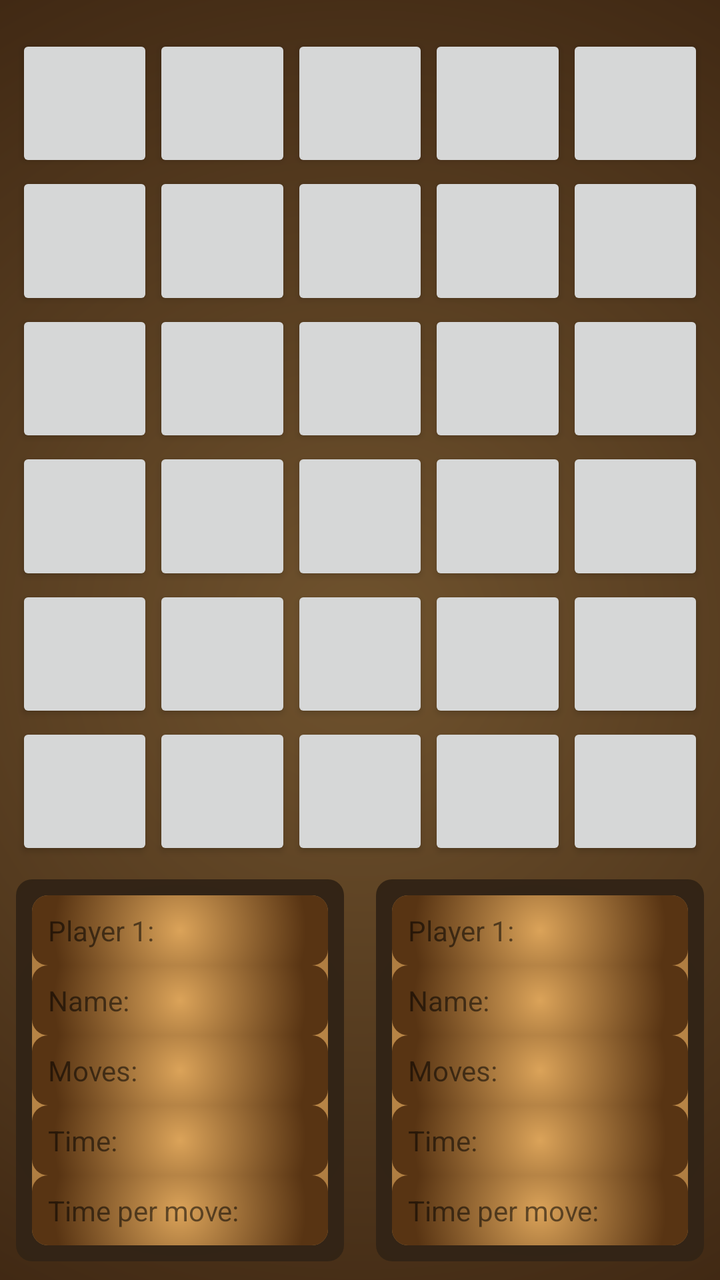
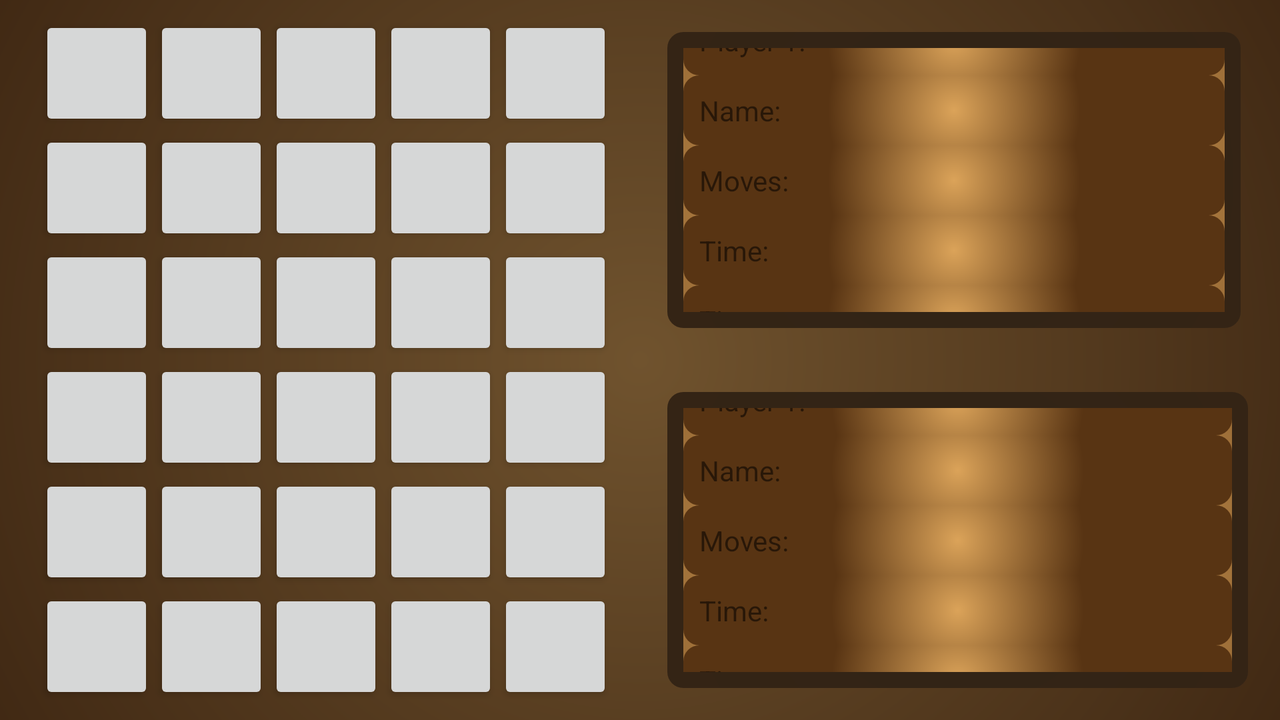

The same Android screen from two of the app's own layout files: first res/layout/ as a phone draws it, then the repository's variant for another configuration, drawn on a device whose configuration selects that folder. Both files follow.
<!-- AndroidManifest.xml: application theme AppTheme -->
<!-- res/layout/activity_main.xml -->
<?xml version="1.0" encoding="utf-8"?>
<androidx.constraintlayout.widget.ConstraintLayout
    xmlns:android="http://schemas.android.com/apk/res/android"
    xmlns:app="http://schemas.android.com/apk/res-auto"
    xmlns:tools="http://schemas.android.com/tools"
    style="@style/app_background"
    android:layout_width="match_parent"
    android:layout_height="match_parent"
    tools:context=".MainActivity">

    <include
        android:id="@+id/board"
        layout="@layout/game_board"
        android:layout_width="0dp"
        android:layout_height="0dp"
        android:layout_marginTop="@dimen/default_margin"
        app:layout_constraintBottom_toTopOf="@id/player1"
        android:layout_marginStart="@dimen/small_margin"
        android:layout_marginEnd="@dimen/small_margin"
        app:layout_constraintDimensionRatio="5:6"
        app:layout_constraintEnd_toEndOf="parent"
        app:layout_constraintHorizontal_bias="0.0"
        app:layout_constraintStart_toStartOf="parent"
        app:layout_constraintTop_toTopOf="parent" />

    <include
        android:id="@+id/player1"
        layout="@layout/player_stats"
        android:layout_width="0dp"
        android:layout_height="wrap_content"
        android:layout_marginStart="@dimen/small_margin"
        android:layout_marginTop="@dimen/small_margin"
        android:layout_marginEnd="@dimen/small_margin"
        android:layout_marginBottom="@dimen/small_margin"
        app:layout_constraintEnd_toStartOf="@id/player2"
        app:layout_constraintStart_toStartOf="parent"
        app:layout_constraintTop_toBottomOf="@+id/board"
        app:layout_constraintBottom_toBottomOf="parent"/>

    <include
        android:id="@+id/player2"
        layout="@layout/player_stats"
        android:layout_width="0dp"
        android:layout_height="wrap_content"
        android:layout_marginStart="@dimen/small_margin"
        android:layout_marginTop="@dimen/small_margin"
        android:layout_marginEnd="@dimen/small_margin"
        android:layout_marginBottom="@dimen/small_margin"
        app:layout_constraintBottom_toBottomOf="@id/player1"
        app:layout_constraintEnd_toEndOf="parent"
        app:layout_constraintStart_toEndOf="@+id/player1"
        app:layout_constraintTop_toTopOf="@id/player1" />
</androidx.constraintlayout.widget.ConstraintLayout>
<!-- res/layout/game_board.xml (included above) -->
<?xml version="1.0" encoding="utf-8"?>
<androidx.constraintlayout.widget.ConstraintLayout xmlns:app="http://schemas.android.com/apk/res-auto"
    xmlns:android="http://schemas.android.com/apk/res/android"
    android:layout_height="match_parent"
    android:layout_width="match_parent">

    <Button
        android:id="@+id/btn_5A"
        android:layout_width="0dp"
        android:layout_height="0dp"
        android:layout_marginStart="0dp"
        android:layout_marginTop="0dp"
        app:layout_constraintBottom_toTopOf="@+id/btn_4A"
        app:layout_constraintDimensionRatio="1:1"
        app:layout_constraintEnd_toStartOf="@+id/btn_5B"
        app:layout_constraintHorizontal_bias="0.5"
        app:layout_constraintStart_toStartOf="parent"
        app:layout_constraintTop_toTopOf="parent" />

    <Button
        android:id="@+id/btn_5B"
        android:layout_width="0dp"
        android:layout_height="0dp"
        android:layout_marginTop="0dp"
        app:layout_constraintBottom_toTopOf="@+id/btn_4B"
        app:layout_constraintDimensionRatio="1:1"
        app:layout_constraintEnd_toStartOf="@+id/btn_5C"
        app:layout_constraintHorizontal_bias="0.5"
        app:layout_constraintStart_toEndOf="@+id/btn_5A"
        app:layout_constraintTop_toTopOf="parent" />

    <Button
        android:id="@+id/btn_5C"
        android:layout_width="0dp"
        android:layout_height="0dp"
        android:layout_marginTop="0dp"
        app:layout_constraintBottom_toTopOf="@+id/btn_4C"
        app:layout_constraintDimensionRatio="1:1"
        app:layout_constraintEnd_toStartOf="@+id/btn_5D"
        app:layout_constraintHorizontal_bias="0.5"
        app:layout_constraintStart_toEndOf="@+id/btn_5B"
        app:layout_constraintTop_toTopOf="parent" />

    <Button
        android:id="@+id/btn_5D"
        android:layout_width="0dp"
        android:layout_height="0dp"
        android:layout_marginTop="0dp"
        app:layout_constraintBottom_toTopOf="@+id/btn_4D"
        app:layout_constraintDimensionRatio="1:1"
        app:layout_constraintEnd_toStartOf="@+id/btn_5E"
        app:layout_constraintHorizontal_bias="0.5"
        app:layout_constraintStart_toEndOf="@+id/btn_5C"
        app:layout_constraintTop_toTopOf="parent" />

    <Button
        android:id="@+id/btn_5E"
        android:layout_width="0dp"
        android:layout_height="0dp"
        android:layout_marginTop="0dp"
        android:layout_marginEnd="0dp"
        app:layout_constraintBottom_toTopOf="@+id/btn_4F"
        app:layout_constraintDimensionRatio="1:1"
        app:layout_constraintEnd_toEndOf="parent"
        app:layout_constraintHorizontal_bias="0.5"
        app:layout_constraintStart_toEndOf="@+id/btn_5D"
        app:layout_constraintTop_toTopOf="parent" />

    <Button
        android:id="@+id/btn_4A"
        android:layout_width="0dp"
        android:layout_height="0dp"
        android:layout_marginStart="0dp"
        app:layout_constraintBottom_toTopOf="@+id/btn_3A"
        app:layout_constraintDimensionRatio="1:1"
        app:layout_constraintEnd_toStartOf="@+id/btn_4B"
        app:layout_constraintHorizontal_bias="0.5"
        app:layout_constraintStart_toStartOf="parent"
        app:layout_constraintTop_toBottomOf="@+id/btn_5A" />

    <Button
        android:id="@+id/btn_4B"
        android:layout_width="0dp"
        android:layout_height="0dp"
        app:layout_constraintBottom_toTopOf="@+id/btn_3B"
        app:layout_constraintDimensionRatio="1:1"
        app:layout_constraintEnd_toStartOf="@+id/btn_4C"
        app:layout_constraintHorizontal_bias="0.5"
        app:layout_constraintStart_toEndOf="@+id/btn_4A"
        app:layout_constraintTop_toBottomOf="@+id/btn_5B" />

    <Button
        android:id="@+id/btn_4C"
        android:layout_width="0dp"
        android:layout_height="0dp"
        app:layout_constraintBottom_toTopOf="@+id/btn_3C"
        app:layout_constraintDimensionRatio="1:1"
        app:layout_constraintEnd_toStartOf="@+id/btn_4D"
        app:layout_constraintHorizontal_bias="0.5"
        app:layout_constraintStart_toEndOf="@+id/btn_4B"
        app:layout_constraintTop_toBottomOf="@+id/btn_5C" />

    <Button
        android:id="@+id/btn_4D"
        android:layout_width="0dp"
        android:layout_height="0dp"
        app:layout_constraintBottom_toTopOf="@+id/btn_3D"
        app:layout_constraintDimensionRatio="1:1"
        app:layout_constraintEnd_toStartOf="@+id/btn_4F"
        app:layout_constraintHorizontal_bias="0.5"
        app:layout_constraintStart_toEndOf="@+id/btn_4C"
        app:layout_constraintTop_toBottomOf="@+id/btn_5D" />

    <Button
        android:id="@+id/btn_4F"
        android:layout_width="0dp"
        android:layout_height="0dp"
        android:layout_marginEnd="0dp"
        app:layout_constraintBottom_toTopOf="@+id/btn_3E"
        app:layout_constraintDimensionRatio="1:1"
        app:layout_constraintEnd_toEndOf="parent"
        app:layout_constraintHorizontal_bias="0.5"
        app:layout_constraintStart_toEndOf="@+id/btn_4D"
        app:layout_constraintTop_toBottomOf="@+id/btn_5E" />

    <Button
        android:id="@+id/btn_3A"
        android:layout_width="0dp"
        android:layout_height="0dp"
        android:layout_marginStart="0dp"
        app:layout_constraintBottom_toTopOf="@+id/btn_2A"
        app:layout_constraintDimensionRatio="1:1"
        app:layout_constraintEnd_toStartOf="@+id/btn_3B"
        app:layout_constraintHorizontal_bias="0.5"
        app:layout_constraintStart_toStartOf="parent"
        app:layout_constraintTop_toBottomOf="@+id/btn_4A" />

    <Button
        android:id="@+id/btn_3B"
        android:layout_width="0dp"
        android:layout_height="0dp"
        app:layout_constraintBottom_toTopOf="@+id/btn_2B"
        app:layout_constraintDimensionRatio="1:1"
        app:layout_constraintEnd_toStartOf="@+id/btn_3C"
        app:layout_constraintHorizontal_bias="0.5"
        app:layout_constraintStart_toEndOf="@+id/btn_3A"
        app:layout_constraintTop_toBottomOf="@+id/btn_4B" />

    <Button
        android:id="@+id/btn_3C"
        android:layout_width="0dp"
        android:layout_height="0dp"
        app:layout_constraintBottom_toTopOf="@+id/btn_2C"
        app:layout_constraintDimensionRatio="1:1"
        app:layout_constraintEnd_toStartOf="@+id/btn_3D"
        app:layout_constraintHorizontal_bias="0.5"
        app:layout_constraintStart_toEndOf="@+id/btn_3B"
        app:layout_constraintTop_toBottomOf="@+id/btn_4C" />

    <Button
        android:id="@+id/btn_3D"
        android:layout_width="0dp"
        android:layout_height="0dp"
        app:layout_constraintBottom_toTopOf="@+id/btn_2D"
        app:layout_constraintDimensionRatio="1:1"
        app:layout_constraintEnd_toStartOf="@+id/btn_3E"
        app:layout_constraintHorizontal_bias="0.5"
        app:layout_constraintStart_toEndOf="@+id/btn_3C"
        app:layout_constraintTop_toBottomOf="@+id/btn_4D" />

    <Button
        android:id="@+id/btn_3E"
        android:layout_width="0dp"
        android:layout_height="0dp"
        android:layout_marginEnd="0dp"
        app:layout_constraintBottom_toTopOf="@+id/btn_2E"
        app:layout_constraintDimensionRatio="1:1"
        app:layout_constraintEnd_toEndOf="parent"
        app:layout_constraintHorizontal_bias="0.5"
        app:layout_constraintStart_toEndOf="@+id/btn_3D"
        app:layout_constraintTop_toBottomOf="@+id/btn_4F" />

    <Button
        android:id="@+id/btn_2A"
        android:layout_width="0dp"
        android:layout_height="0dp"
        android:layout_marginStart="0dp"
        app:layout_constraintBottom_toTopOf="@+id/btn_1A"
        app:layout_constraintDimensionRatio="1:1"
        app:layout_constraintEnd_toStartOf="@+id/btn_2B"
        app:layout_constraintHorizontal_bias="0.5"
        app:layout_constraintStart_toStartOf="parent"
        app:layout_constraintTop_toBottomOf="@+id/btn_3A" />

    <Button
        android:id="@+id/btn_2B"
        android:layout_width="0dp"
        android:layout_height="0dp"
        app:layout_constraintBottom_toTopOf="@+id/btn_1B"
        app:layout_constraintDimensionRatio="1:1"
        app:layout_constraintEnd_toStartOf="@+id/btn_2C"
        app:layout_constraintHorizontal_bias="0.5"
        app:layout_constraintStart_toEndOf="@+id/btn_2A"
        app:layout_constraintTop_toBottomOf="@+id/btn_3B" />

    <Button
        android:id="@+id/btn_2C"
        android:layout_width="0dp"
        android:layout_height="0dp"
        app:layout_constraintBottom_toTopOf="@+id/btn_1C"
        app:layout_constraintDimensionRatio="1:1"
        app:layout_constraintEnd_toStartOf="@+id/btn_2D"
        app:layout_constraintHorizontal_bias="0.5"
        app:layout_constraintStart_toEndOf="@+id/btn_2B"
        app:layout_constraintTop_toBottomOf="@+id/btn_3C" />

    <Button
        android:id="@+id/btn_2D"
        android:layout_width="0dp"
        android:layout_height="0dp"
        app:layout_constraintBottom_toTopOf="@+id/btn_1D"
        app:layout_constraintDimensionRatio="1:1"
        app:layout_constraintEnd_toStartOf="@+id/btn_2E"
        app:layout_constraintHorizontal_bias="0.5"
        app:layout_constraintStart_toEndOf="@+id/btn_2C"
        app:layout_constraintTop_toBottomOf="@+id/btn_3D" />

    <Button
        android:id="@+id/btn_2E"
        android:layout_width="0dp"
        android:layout_height="0dp"
        android:layout_marginEnd="0dp"
        app:layout_constraintBottom_toTopOf="@+id/btn_1E"
        app:layout_constraintDimensionRatio="1:1"
        app:layout_constraintEnd_toEndOf="parent"
        app:layout_constraintHorizontal_bias="0.5"
        app:layout_constraintStart_toEndOf="@+id/btn_2D"
        app:layout_constraintTop_toBottomOf="@+id/btn_3E" />

    <Button
        android:id="@+id/btn_1A"
        android:layout_width="0dp"
        android:layout_height="0dp"
        android:layout_marginStart="0dp"
        app:layout_constraintBottom_toTopOf="@+id/btn_0A"
        app:layout_constraintDimensionRatio="1:1"
        app:layout_constraintEnd_toStartOf="@+id/btn_1B"
        app:layout_constraintHorizontal_bias="0.5"
        app:layout_constraintStart_toStartOf="parent"
        app:layout_constraintTop_toBottomOf="@+id/btn_2A" />

    <Button
        android:id="@+id/btn_1B"
        android:layout_width="0dp"
        android:layout_height="0dp"
        app:layout_constraintBottom_toTopOf="@+id/btn_0B"
        app:layout_constraintDimensionRatio="1:1"
        app:layout_constraintEnd_toStartOf="@+id/btn_1C"
        app:layout_constraintHorizontal_bias="0.5"
        app:layout_constraintStart_toEndOf="@+id/btn_1A"
        app:layout_constraintTop_toBottomOf="@+id/btn_2B" />

    <Button
        android:id="@+id/btn_1C"
        android:layout_width="0dp"
        android:layout_height="0dp"
        app:layout_constraintBottom_toTopOf="@+id/btn_0C"
        app:layout_constraintDimensionRatio="1:1"
        app:layout_constraintEnd_toStartOf="@+id/btn_1D"
        app:layout_constraintHorizontal_bias="0.5"
        app:layout_constraintStart_toEndOf="@+id/btn_1B"
        app:layout_constraintTop_toBottomOf="@+id/btn_2C" />

    <Button
        android:id="@+id/btn_1D"
        android:layout_width="0dp"
        android:layout_height="0dp"
        app:layout_constraintBottom_toTopOf="@+id/btn_0D"
        app:layout_constraintDimensionRatio="1:1"
        app:layout_constraintEnd_toStartOf="@+id/btn_1E"
        app:layout_constraintHorizontal_bias="0.5"
        app:layout_constraintStart_toEndOf="@+id/btn_1C"
        app:layout_constraintTop_toBottomOf="@+id/btn_2D" />

    <Button
        android:id="@+id/btn_1E"
        android:layout_width="0dp"
        android:layout_height="0dp"
        android:layout_marginEnd="0dp"
        app:layout_constraintBottom_toTopOf="@+id/btn_0E"
        app:layout_constraintDimensionRatio="1:1"
        app:layout_constraintEnd_toEndOf="parent"
        app:layout_constraintHorizontal_bias="0.5"
        app:layout_constraintStart_toEndOf="@+id/btn_1D"
        app:layout_constraintTop_toBottomOf="@+id/btn_2E" />

    <Button
        android:id="@+id/btn_0A"
        android:layout_width="0dp"
        android:layout_height="0dp"
        android:layout_marginStart="0dp"
        app:layout_constraintDimensionRatio="1:1"
        app:layout_constraintEnd_toStartOf="@+id/btn_0B"
        app:layout_constraintHorizontal_bias="0.5"
        app:layout_constraintStart_toStartOf="parent"
        app:layout_constraintTop_toBottomOf="@+id/btn_1A" />

    <Button
        android:id="@+id/btn_0B"
        android:layout_width="0dp"
        android:layout_height="0dp"
        app:layout_constraintDimensionRatio="1:1"
        app:layout_constraintEnd_toStartOf="@+id/btn_0C"
        app:layout_constraintHorizontal_bias="0.5"
        app:layout_constraintStart_toEndOf="@+id/btn_0A"
        app:layout_constraintTop_toBottomOf="@+id/btn_1B" />

    <Button
        android:id="@+id/btn_0C"
        android:layout_width="0dp"
        android:layout_height="0dp"
        app:layout_constraintDimensionRatio="1:1"
        app:layout_constraintEnd_toStartOf="@+id/btn_0D"
        app:layout_constraintHorizontal_bias="0.5"
        app:layout_constraintStart_toEndOf="@+id/btn_0B"
        app:layout_constraintTop_toBottomOf="@+id/btn_1C" />

    <Button
        android:id="@+id/btn_0D"
        android:layout_width="0dp"
        android:layout_height="0dp"
        app:layout_constraintDimensionRatio="1:1"
        app:layout_constraintEnd_toStartOf="@+id/btn_0E"
        app:layout_constraintHorizontal_bias="0.5"
        app:layout_constraintStart_toEndOf="@+id/btn_0C"
        app:layout_constraintTop_toBottomOf="@+id/btn_1D" />

    <Button
        android:id="@+id/btn_0E"
        android:layout_width="0dp"
        android:layout_height="0dp"
        android:layout_marginEnd="0dp"
        app:layout_constraintDimensionRatio="1:1"
        app:layout_constraintEnd_toEndOf="parent"
        app:layout_constraintHorizontal_bias="0.5"
        app:layout_constraintStart_toEndOf="@+id/btn_0D"
        app:layout_constraintTop_toBottomOf="@+id/btn_1E" />
</androidx.constraintlayout.widget.ConstraintLayout>
<!-- res/layout/player_stats.xml (included above) -->
<?xml version="1.0" encoding="utf-8"?>
<androidx.constraintlayout.widget.ConstraintLayout
    xmlns:android="http://schemas.android.com/apk/res/android"
    xmlns:app="http://schemas.android.com/apk/res-auto"
    android:layout_width="match_parent"
    android:layout_height="match_parent"
    style="@style/player_stats">

    <androidx.constraintlayout.widget.Group
        android:layout_width="0dp"
        android:layout_height="0dp"
        style="@style/player_stats_highlight"
        app:constraint_referenced_ids="txt_player,txt_playerName,txt_moves,txt_thinkingTime,txt_timePerMove"
        app:layout_constraintStart_toStartOf="@id/txt_player"
        app:layout_constraintEnd_toEndOf="@id/txt_player"
        app:layout_constraintTop_toTopOf="@id/txt_player"
        app:layout_constraintBottom_toBottomOf="@id/txt_timePerMove"/>
    <TextView
        android:id="@+id/txt_player"
        android:layout_width="match_parent"
        android:layout_height="wrap_content"
        style="@style/player_stats_highlight"
        android:text="Player 1:"
        app:layout_constraintBottom_toTopOf="@id/txt_playerName"
        app:layout_constraintStart_toStartOf="parent"
        app:layout_constraintTop_toTopOf="parent" />

    <TextView
        android:id="@+id/txt_playerName"
        android:layout_width="match_parent"
        android:layout_height="wrap_content"
        style="@style/player_stats_highlight"
        android:text="Name:"
        app:layout_constraintBottom_toTopOf="@id/txt_moves"
        app:layout_constraintStart_toStartOf="parent"
        app:layout_constraintTop_toBottomOf="@+id/txt_player" />

    <TextView
        android:id="@+id/txt_moves"
        android:layout_width="match_parent"
        android:layout_height="wrap_content"
        style="@style/player_stats_highlight"
        android:text="Moves:"
        app:layout_constraintBottom_toTopOf="@id/txt_thinkingTime"
        app:layout_constraintStart_toStartOf="parent"
        app:layout_constraintTop_toBottomOf="@+id/txt_playerName" />

    <TextView
        android:id="@+id/txt_thinkingTime"
        android:layout_width="match_parent"
        android:layout_height="wrap_content"
        style="@style/player_stats_highlight"
        android:text="Time:"
        app:layout_constraintBottom_toTopOf="@id/txt_timePerMove"
        app:layout_constraintStart_toStartOf="parent"
        app:layout_constraintTop_toBottomOf="@+id/txt_moves" />

    <TextView
        android:id="@+id/txt_timePerMove"
        android:layout_width="match_parent"
        android:layout_height="wrap_content"
        style="@style/player_stats_highlight"
        android:text="Time per move:"
        app:layout_constraintTop_toBottomOf="@+id/txt_thinkingTime"
        app:layout_constraintBottom_toBottomOf="parent"
        app:layout_constraintStart_toStartOf="parent" />
</androidx.constraintlayout.widget.ConstraintLayout>
<!-- resources referenced by this layout -->
<resources>
  <dimen name="default_margin">16dp</dimen>
  <dimen name="small_margin">8dp</dimen>
  <style name="app_background">
          <item name="android:background">@drawable/app_background_gradient</item>
      </style>
  <style name="player_stats">
          <item name="android:background">@drawable/stats_background_gradient</item>
          <item name="android:padding">@dimen/small_margin</item>
      </style>
  <style name="player_stats_highlight">
          <item name="android:background">@drawable/highlight_gradient_medium</item>
          <item name="android:padding">@dimen/small_margin</item>
      </style>
  <style name="AppTheme" parent="Theme.AppCompat.Light.DarkActionBar">
          
          <item name="colorPrimary">@color/colorPrimary</item>
          <item name="colorPrimaryDark">@color/colorPrimaryDark</item>
          <item name="colorAccent">@color/colorAccent</item>
      </style>
  <!-- drawable app_background_gradient (drawable) -->
  <?xml version="1.0" encoding="utf-8"?>
  <shape xmlns:android="http://schemas.android.com/apk/res/android"
      android:shape="rectangle">
      <gradient
          android:type="radial"
          android:startColor="#BD925E"
          android:endColor="#3A2310"
          android:gradientRadius="420dp"/>
  </shape>
  <!-- drawable stats_background_gradient (drawable) -->
  <?xml version="1.0" encoding="utf-8"?>
  <shape xmlns:android="http://schemas.android.com/apk/res/android"
      android:shape="rectangle">
      <gradient
          android:type="radial"
          android:startColor="#312417"
          android:endColor="#3A2310"
          android:gradientRadius="340%"/>
      <corners android:radius="@dimen/small_margin"/>
  </shape>
  <!-- drawable highlight_gradient_medium (drawable-v24) -->
  <?xml version="1.0" encoding="utf-8"?>
  <shape xmlns:android="http://schemas.android.com/apk/res/android"
      android:shape="rectangle">
      <gradient
          android:type="radial"
          android:startColor="#DBA359"
          android:endColor="#583413"
          android:gradientRadius="180%"/>
      <corners android:radius="@dimen/small_margin"/>
  </shape>
  <color name="colorPrimary">#008577</color>
  <color name="colorPrimaryDark">#00574B</color>
  <color name="colorAccent">#D81B60</color>
</resources>
<!-- res/layout-land/activity_main.xml (the repository's variant of the layout above) -->
<!-- drawn on the phone turned sideways -->
<?xml version="1.0" encoding="utf-8"?>
<androidx.constraintlayout.widget.ConstraintLayout xmlns:android="http://schemas.android.com/apk/res/android"
    xmlns:app="http://schemas.android.com/apk/res-auto"
    xmlns:tools="http://schemas.android.com/tools"
    style="@style/app_background"
    android:layout_width="match_parent"
    android:layout_height="match_parent"
    tools:context=".MainActivity">

    <include
        android:id="@+id/board"
        layout="@layout/game_board"
        android:layout_width="0dp"
        android:layout_height="0dp"
        android:layout_marginStart="@dimen/default_margin"
        android:layout_marginTop="@dimen/small_margin"
        android:layout_marginBottom="@dimen/small_margin"
        android:layout_marginEnd="@dimen/small_margin"
        app:layout_constraintDimensionRatio="5:6"
        app:layout_constraintEnd_toStartOf="@id/player1"
        app:layout_constraintStart_toStartOf="parent"
        app:layout_constraintTop_toTopOf="parent"
        app:layout_constraintBottom_toBottomOf="parent"
       />

    <include
        android:id="@+id/player1"
        layout="@layout/player_stats"
        android:layout_width="0dp"
        android:layout_height="0dp"
        android:layout_marginStart="@dimen/default_margin"
        android:layout_marginEnd="@dimen/default_margin"
        android:layout_marginTop="@dimen/default_margin"
        android:layout_marginBottom="@dimen/default_margin"
        app:layout_constraintBottom_toTopOf="@id/player2"
        app:layout_constraintStart_toEndOf="@id/board"
        app:layout_constraintEnd_toEndOf="parent"
        app:layout_constraintTop_toTopOf="parent" />

    <include
        android:id="@+id/player2"
        layout="@layout/player_stats"
        android:layout_width="0dp"
        android:layout_height="0dp"
        android:layout_marginTop="@dimen/default_margin"
        android:layout_marginEnd="@dimen/default_margin"
        android:layout_marginBottom="@dimen/default_margin"
        app:layout_constraintBottom_toBottomOf="parent"
        app:layout_constraintEnd_toEndOf="parent"
        app:layout_constraintStart_toStartOf="@+id/player1"
        app:layout_constraintTop_toBottomOf="@id/player1" />
</androidx.constraintlayout.widget.ConstraintLayout>
